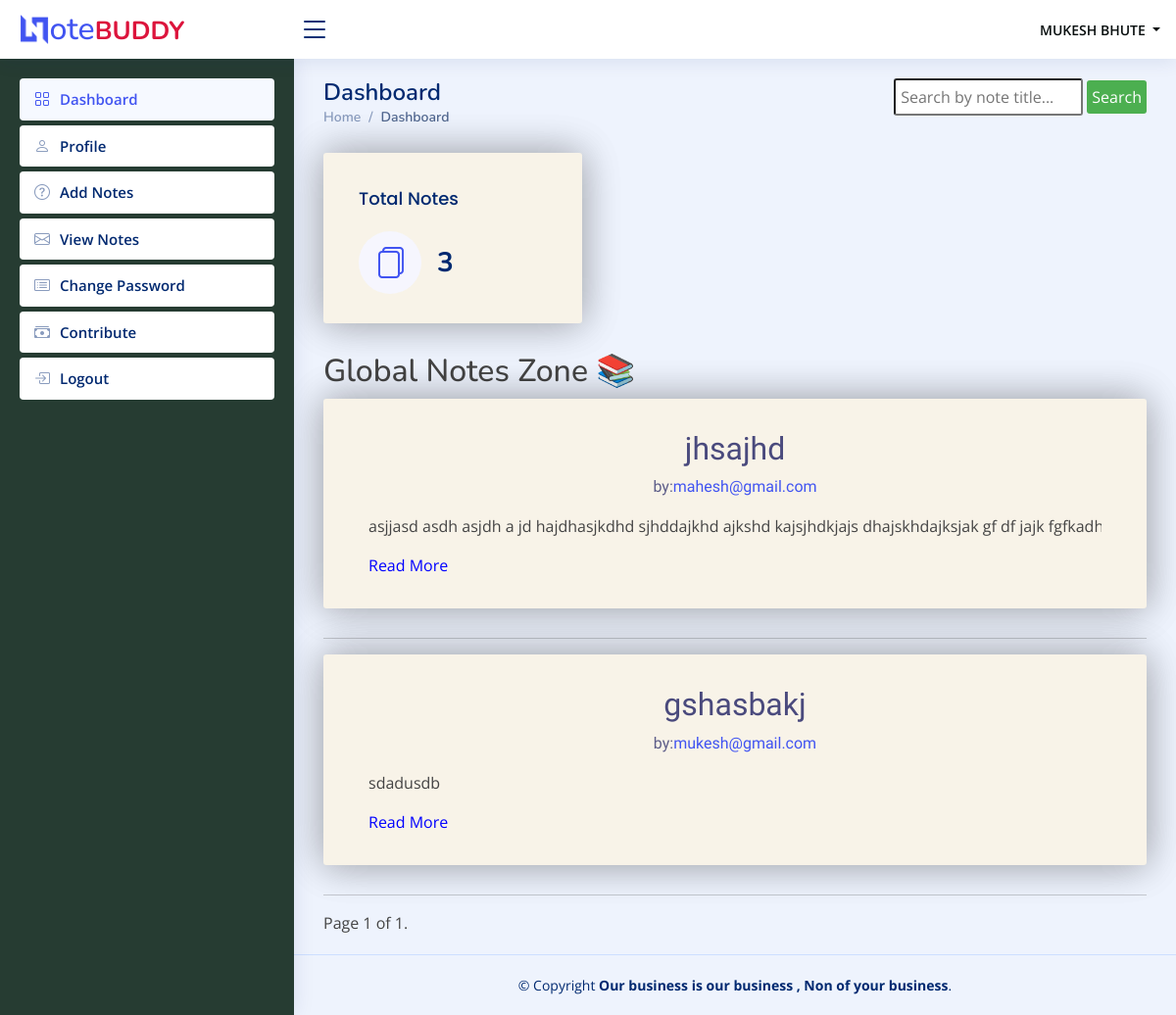
/dashboard (signed in), run on an earlier commit of the app's database.
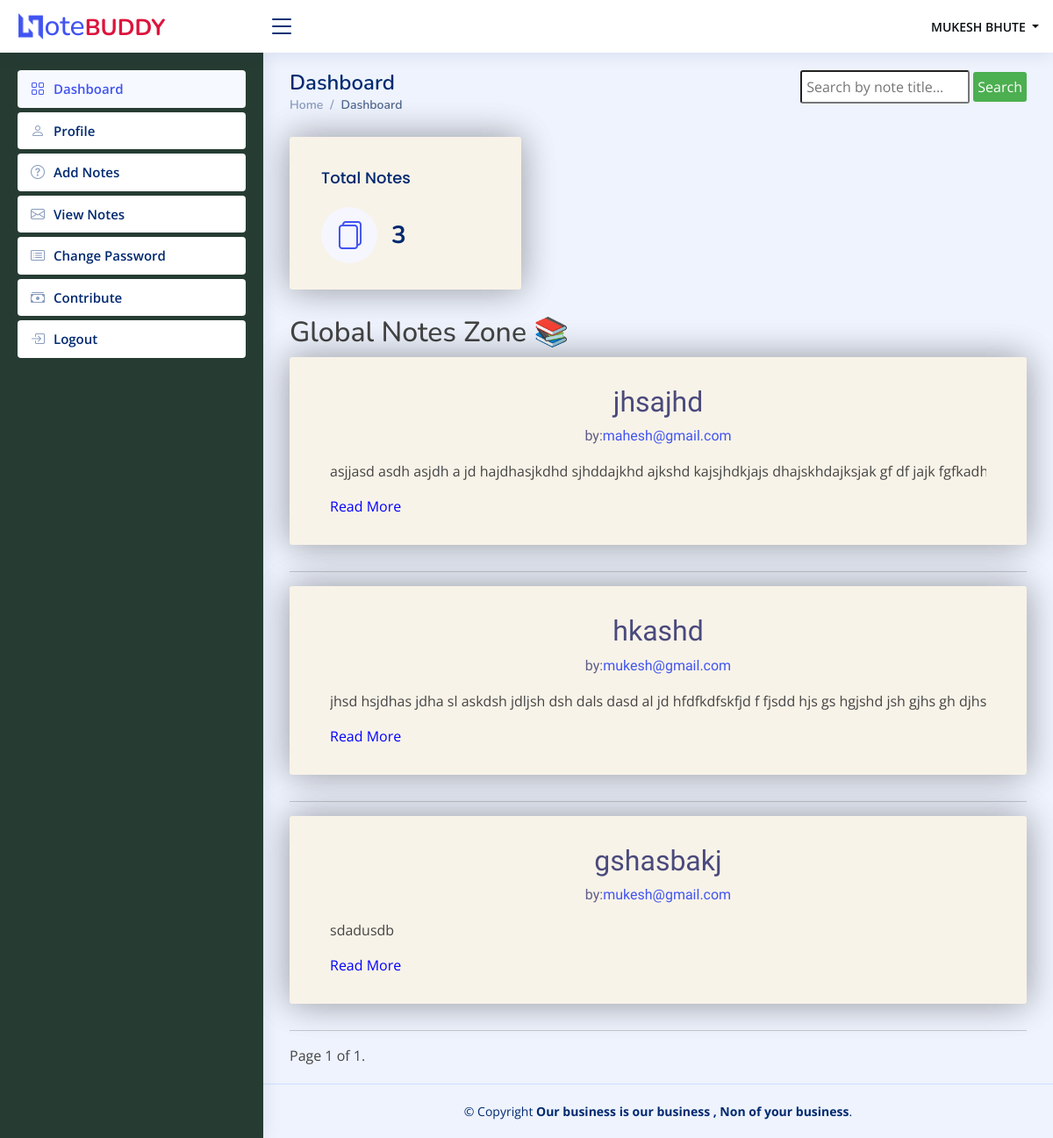
And on a later commit of the database.
### home/models.py (models this page shows, shortened)
class Notes(models.Model):
    signup = models.ForeignKey(Signup, on_delete=models.CASCADE)
    Title = models.CharField(max_length=200, null=True)
    Content = models.CharField(max_length=450, null=True)
    CreationDate = models.DateTimeField(auto_now_add=True)
    UpdationDate = models.DateField(null=True)
    publish = models.BooleanField(default=False)

### authh/models.py (models this page shows, shortened)
class Signup(models.Model):
    user = models.ForeignKey(User, on_delete=models.CASCADE)
    ContactNo = models.CharField(max_length=10, null=True)
    About = models.CharField(max_length=450, null=True)
    Role = models.CharField(max_length=150, null=True)
    RegDate = models.DateTimeField(auto_now_add=True)

### home/views.py (the view)
# urls.py: path('dashboard', dashboard, name='dashboard'),
def dashboard(request):
    if not request.user.is_authenticated:
        return redirect('user_login')
    user = request.user
    try:
        signup = Signup.objects.get(user=user)
        totalnotes = Notes.objects.filter(signup=signup).count()
    except Signup.DoesNotExist:
        signup = None
        totalnotes = 0
    notes_list = Notes.objects.filter(publish=True)
    query = request.GET.get('q')
    if query:
        notes_list = notes_list.filter(Q(Title__icontains=query))
    paginator = Paginator(notes_list, 5)  # Show 5 notes per page
    page = request.GET.get('page')
    try:
        notes = paginator.page(page)
    except PageNotAnInteger:
        notes = paginator.page(1)
    except EmptyPage:
        notes = paginator.page(paginator.num_pages)
    return render(request, 'dashboard.html', locals())

### templates/dashboard.html (shortened to what this page needs)
{% extends 'usernavbar.html' %}
{% block main %}
<body>
  <div class="pagetitle row">
    <div class="col-xl-8">
      <h1>Dashboard</h1>
      <nav>
        <ol class="breadcrumb">
          <li class="breadcrumb-item"><a href="/dashboard">Home</a></li>
          <li class="breadcrumb-item active">Dashboard</li>
        </ol>
      </nav>
    </div>
    <div class="search-container col-xl-4">
      <form action="{% url 'dashboard' %}" method="get">
        <input type="text" placeholder="Search by note title..." name="q" value="{{ request.GET.q }}">
        <button type="submit">Search</button>
      </form>
    </div>
  </div>
  <section class="section dashboard">
    <div class="row">
      <div class="col-lg-8">
        <div class="row">
          <div class="col-xxl-6 col-md-6">
            <div class="card info-card sales-card">
              <div class="card-body">
                <h5 class="card-title">Total Notes</h5>
                <div class="d-flex align-items-center">
                  <div class="card-icon rounded-circle d-flex align-items-center justify-content-center">
                    <i class="bi bi-files"></i>
                  </div>
                  <div class="ps-3">
                    <h6>{{ totalnotes }}</h6>
                  </div>
                </div>
              </div>
            </div>
          </div>
        </div>
      </div>
    </div>
  </section>
  <h2>Global Notes Zone 📚</h2>
  {% for note in notes %}
  <div class="card a" style="transform: rotate(' + randomRotate() + ')">
      <h2>{{ note.Title }}</h2>
      <p>by:<a href="mailto:{{ note.signup.user.email }}">{{ note.signup.user.username }}</a> </p>
      <div class="read-more-content">
      <p>{{ note.Content|safe }}</p>
    </div>
    <span class="read-more-toggle span" onclick="toggleReadMore(this)">Read More</span>
    </div>
    <hr>
  {% endfor %}
<div class="pagination">
  <span class="step-links">
      <span class="current">
          Page {{ notes.number }} of {{ notes.paginator.num_pages }}.
      </span>
  </span>
</div>
</body>
{% endblock %}

What changed in the data, as far as the page shows it:
now on this page (row edited): Notes: Title "hkashd", signup.user.username "mukesh@gmail.com", Content "jhsd hsjdhas jdha sl askdsh jdljsh dsh dals dasd al jd hfdfkdfskfjd f fjsdd hjs gs hgjshd jsh gjhs gh…"
